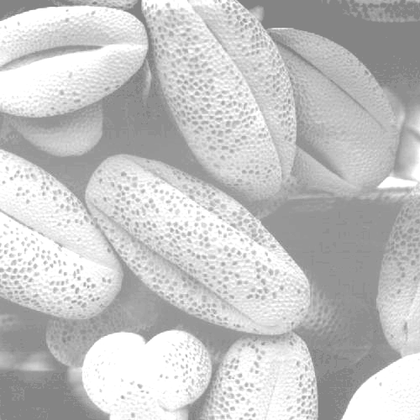
%> input picture Lab_03/DIP3E_Original_Images_CH03/Fig0316(1)(top_left).tif, 420 x 420 px, shrunk from 500 x 500 before the run
$ octave fig_3_16_histograms.m   (GNU Octave 9; MATLAB toolbox functions it lacks are replaced by stand-ins)
%> lines starting %> are read from the running program, lines starting %| are printed output that depends on the picture
clc;
clear;
close all;

files = { %% input images
 'DIP3E_Original_Images_CH03/Fig0316(1)(top_left).tif'
 'DIP3E_Original_Images_CH03/Fig0316(2)(2nd_from_top).tif'
 'DIP3E_Original_Images_CH03/Fig0316(3)(third_from_top).tif'
 'DIP3E_Original_Images_CH03/Fig0316(4)(bottom_left).tif'
};
titles = {'Dark Image','Light Image','Low Contrast','High Contrast'};

for f = 1:4
    img = imread(files{f}); %% load the 4 input images
%> img is the input picture: size 420x420 uint8; min 125, max 255, mean 196.3
    if ndims(img) == 3
        R = img(:,:,1); G = img(:,:,2); B = img(:,:,3);
        img = uint8(0.2989*double(R) + 0.5870*double(G) + 0.1140*double(B));
    end
    [M,N] = size(img);
%> M = 420; N = 420
    %% make the histogram
    hist = zeros(1,256);
    for i = 1:M
        for j = 1:N
            hist(img(i,j)+1) = hist(img(i,j)+1) + 1;
        end
    end
%> after the loop, hist = 256 values, max 19307 at index 255, min 0 at index 1, mean 689.1
    hist = hist / (M*N);
%> hist = 256 values, max 0.109 at index 255, min 0 at index 1, mean 0.00391

    %% Display the four image types with their corresponding histograms
    figure;
    subplot(1,2,1), imshow(img), title(titles{f});
    subplot(1,2,2), stem(0:255,hist,'filled');
    xlabel('Intensity'); ylabel('Probability');
    title('Histogram');
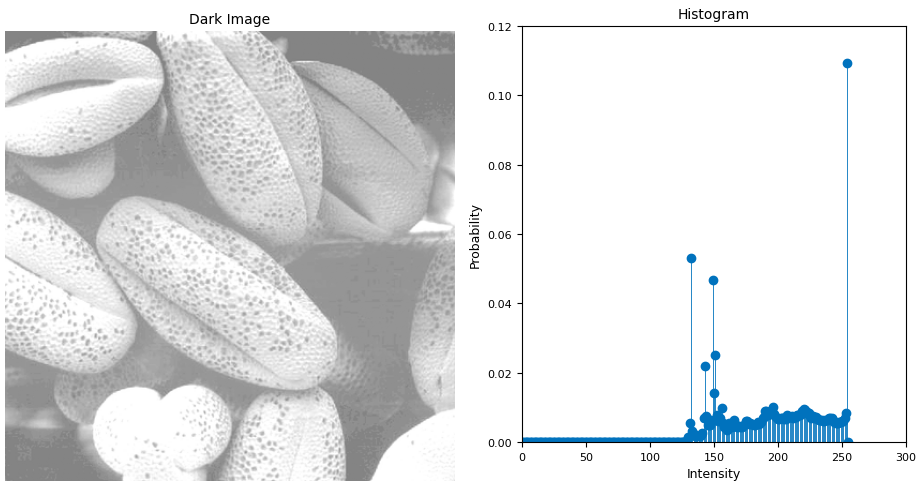
%> figure redrawn from the program's plot data, 2 panels
end
%> pass 2 of the loop `for f = 1:4`:
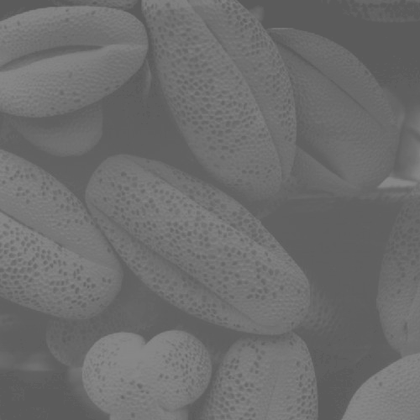
%> input picture Lab_03/DIP3E_Original_Images_CH03/Fig0316(2)(2nd_from_top).tif, 420 x 420 px, shrunk from 500 x 500 before the run
%> img is the input picture: size 420x420 uint8; min 88, max 137, mean 109.1
%> after the loop `for i = 1:M`: hist = 256 values, max 13308 at index 97, min 0 at index 1, mean 689.1
%> `hist = hist / (M*N);`: hist = 256 values, max 0.0754 at index 97, min 0 at index 1, mean 0.00391
%> `title('Histogram');`:
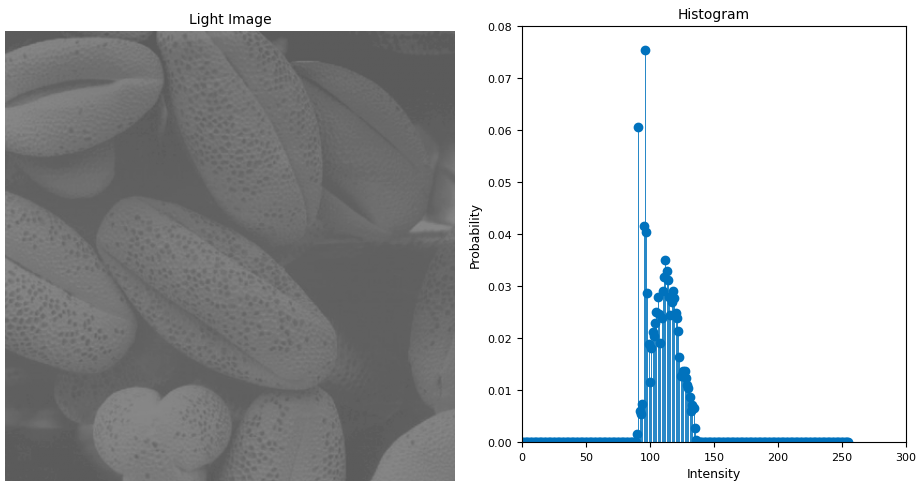
%> figure redrawn from the program's plot data, 2 panels
%> pass 3 of the loop `for f = 1:4`:
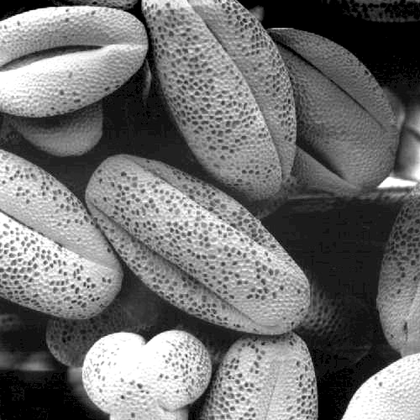
%> input picture Lab_03/DIP3E_Original_Images_CH03/Fig0316(3)(third_from_top).tif, 420 x 420 px, shrunk from 500 x 500 before the run
%> img is the input picture: size 420x420 uint8; min 0, max 255, mean 113.2
%> after the loop `for i = 1:M`: hist = 256 values, max 10370 at index 1, min 0 at index 256, mean 689.1
%> `hist = hist / (M*N);`: hist = 256 values, max 0.0588 at index 1, min 0 at index 256, mean 0.00391
%> `title('Histogram');`:
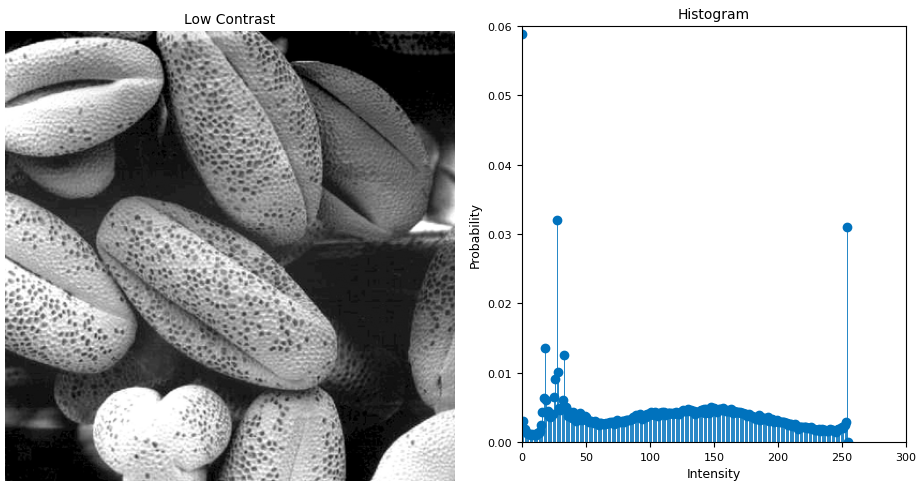
%> figure redrawn from the program's plot data, 2 panels
%> the loop made 4 passes; the first 3 are shown
